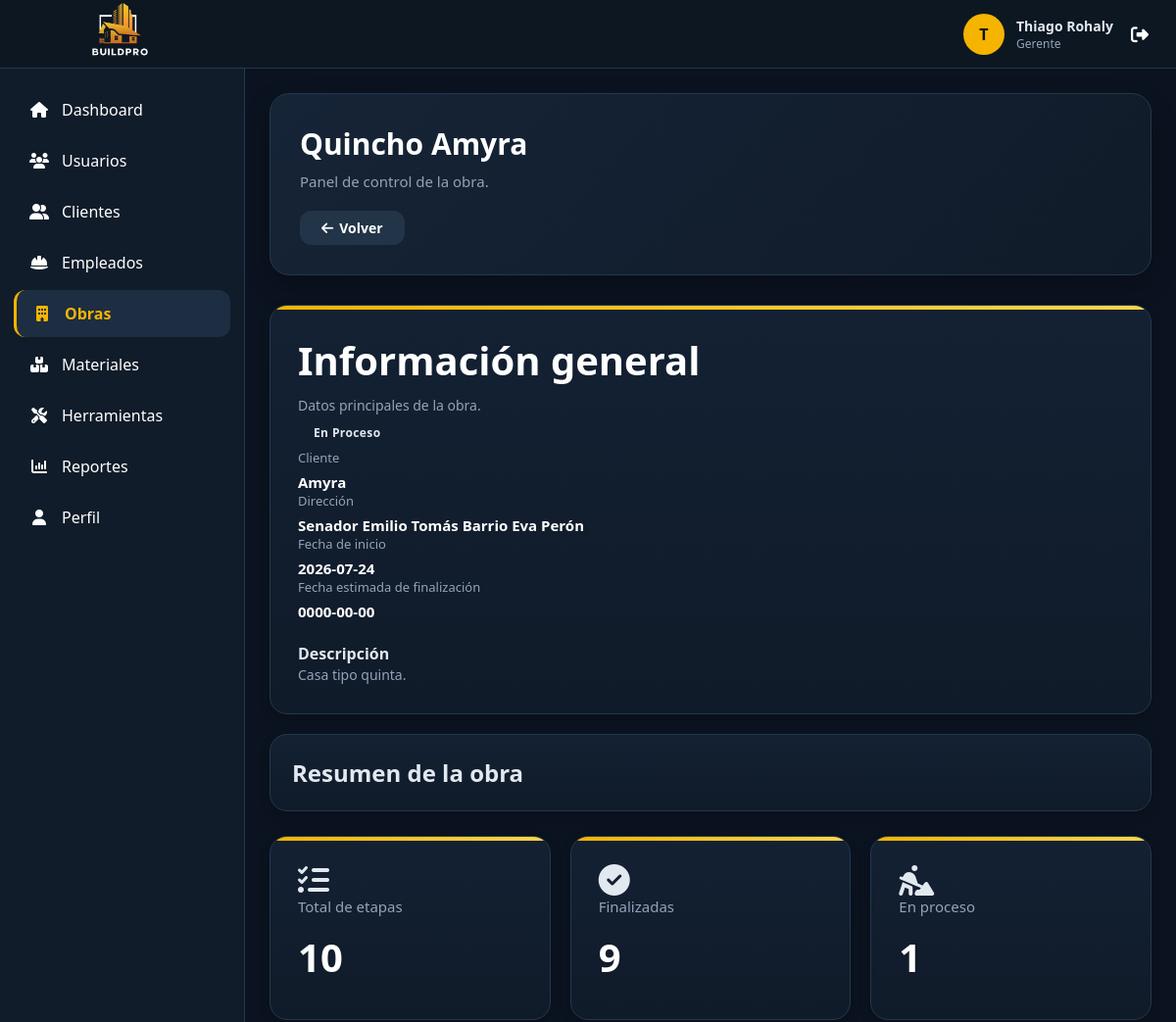
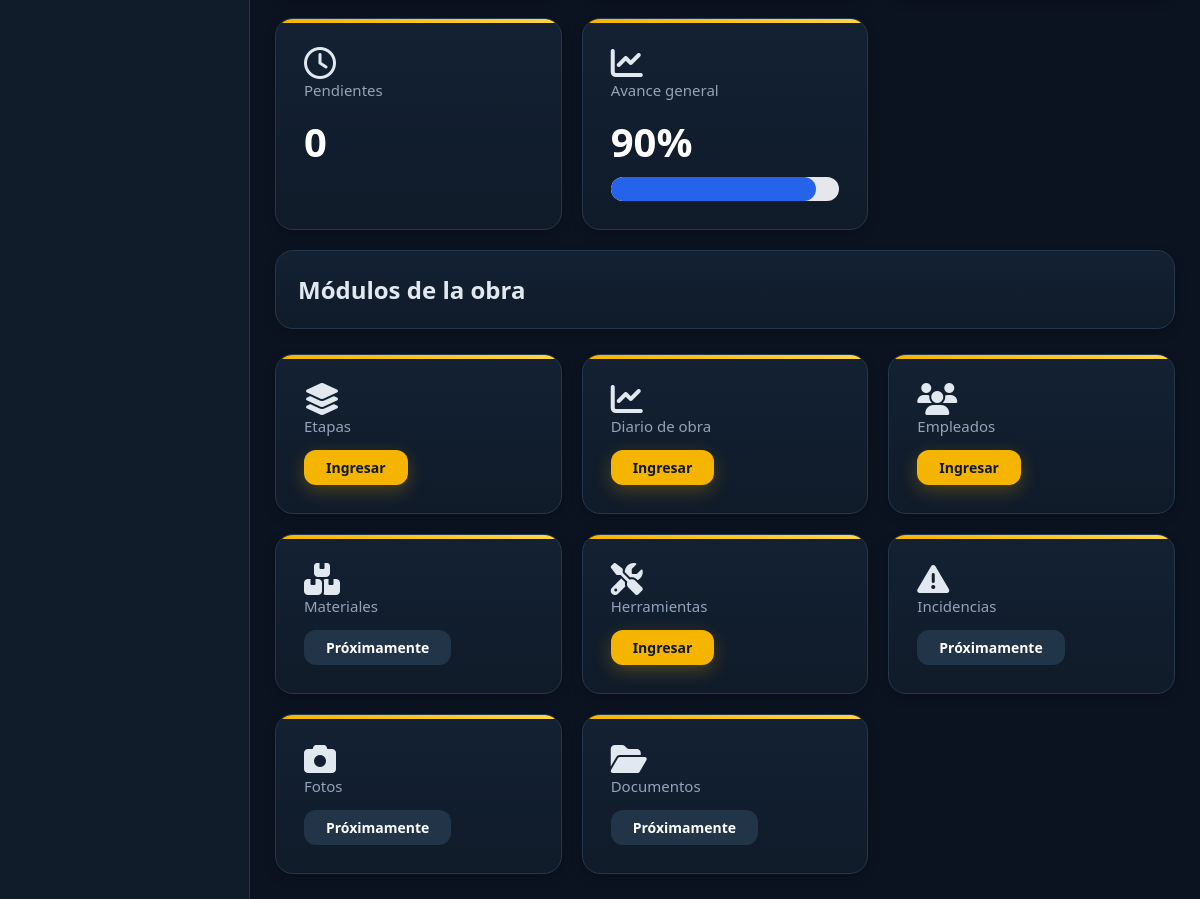
Page /vistas/obras/ver.php?id=9 (signed in) on the committed database (2 pictures, top to bottom).
### tables this page shows
CREATE TABLE `obra` (
  `id_obra` int(11) NOT NULL,
  `id_usuario` int(11) NOT NULL,
  `nombre_obra` varchar(150) NOT NULL,
  `direccion` varchar(255) NOT NULL,
  `descripcion` text DEFAULT NULL,
  `fecha_inicio` date DEFAULT NULL,
  `fecha_fin` date DEFAULT NULL,
  `estado` enum('Planificacion','En Proceso','Finalizada','Cancelada','Suspendida') DEFAULT 'Planificacion',
  `activo` tinyint(1) NOT NULL DEFAULT 1
);

CREATE TABLE `usuario` (
  `id_usuario` int(11) NOT NULL,
  `id_rol` int(11) NOT NULL,
  `nombre` varchar(100) NOT NULL,
  `apellido` varchar(100) NOT NULL,
  `documento` varchar(20) DEFAULT NULL,
  `correo` varchar(150) NOT NULL,
  `contraseña` varchar(255) NOT NULL,
  `telefono` varchar(20) DEFAULT NULL,
  `direccion` varchar(255) DEFAULT NULL,
  `salario` decimal(12,2) DEFAULT NULL,
  `fecha_registro` datetime DEFAULT current_timestamp(),
  `estado` tinyint(1) DEFAULT 1 COMMENT '1=Activo, 0=Inactivo'
);

### modelos/Conexion.php (called while the page is built)
<?php
class Conexion {
    private $host = "localhost";
    private $usuario = "root";
    private $password = "";
    private $baseDatos = "constructora";
    public function conectar(){
        try {
            $conexion = new PDO(
                "mysql:host=".$this->host.";dbname=".$this->baseDatos.";charset=utf8",
                $this->usuario,
                $this->password
            );
            $conexion->setAttribute(
                PDO::ATTR_ERRMODE,
                PDO::ERRMODE_EXCEPTION
            );
            return $conexion;
        } catch(PDOException $e){
            die("Error de conexión: ".$e->getMessage());
        }
    }
}
?>

### modelos/Obra.php (called while the page is built, shortened)
<?php
require_once "Conexion.php";
class Obra
{
    private $conexion;
    public function __construct()
    {
        $db = new Conexion();
        $this->conexion = $db->conectar();
    }
    public function buscarPorId($id)
{
    $sql = "SELECT
                o.*,
                u.nombre AS nombre_cliente,
                u.apellido AS apellido_cliente
            FROM obra o
            INNER JOIN usuario u
                ON o.id_usuario = u.id_usuario
            WHERE o.id_obra = :id";
    $consulta = $this->conexion->prepare($sql);
    $consulta->bindParam(":id", $id, PDO::PARAM_INT);
    $consulta->execute();
    return $consulta->fetch(PDO::FETCH_ASSOC);
}
}

### modelos/Etapa.php (called while the page is built, shortened)
<?php
require_once "Conexion.php";
class Etapa
{
    private $conexion;
    public function __construct()
    {
        $db = new Conexion();
        $this->conexion = $db->conectar();
    }
    public function calcularAvance($id_obra)
    {
        $sql = "SELECT
                COUNT(*) AS total,
                SUM(CASE WHEN estado='Finalizada' THEN 1 ELSE 0 END) AS finalizadas
            FROM etapa_obra
            WHERE id_obra = ?";
        $stmt = $this->conexion->prepare($sql);
        $stmt->execute([$id_obra]);
        $resultado = $stmt->fetch(PDO::FETCH_ASSOC);
        return round(
            ($resultado["finalizadas"] / $resultado["total"]) * 100
        );
    }
    public function obtenerResumen($id_obra)
    {
        $sql = "SELECT
                COUNT(*) AS total,
                SUM(CASE WHEN estado='Finalizada' THEN 1 ELSE 0 END) AS finalizadas,
                SUM(CASE WHEN estado='En Proceso' THEN 1 ELSE 0 END) AS proceso,
                SUM(CASE WHEN estado='Pendiente' THEN 1 ELSE 0 END) AS pendientes
            FROM etapa_obra
            WHERE id_obra=?";
        $stmt = $this->conexion->prepare($sql);
        $stmt->execute([$id_obra]);
        $datos = $stmt->fetch(PDO::FETCH_ASSOC);
        return [
            "total" => (int)$datos["total"],
            "finalizadas" => (int)$datos["finalizadas"],
            "proceso" => (int)$datos["proceso"],
            "pendientes" => (int)$datos["pendientes"]
        ];
    }
}

### vistas/obras/ver.php (the view, shortened to what this page needs)
<?php
require_once "../../modelos/Obra.php";
require_once "../../modelos/Etapa.php";
$obra = new Obra();
$id = $_GET["id"] ?? 0;
$detalle = $obra->buscarPorId($id);
$etapa = new Etapa();
$avance = $etapa->calcularAvance($id);
$resumen = $etapa->obtenerResumen($id);
require_once "../../layouts/header.php";
require_once "../../layouts/sidebar.php";
?>
<main class="content">
    <div class="page-header">
        <div>
            <h1 class="page-title">
                <?= htmlspecialchars($detalle["nombre_obra"]) ?>
            </h1>
            <p class="page-subtitle">
                Panel de control de la obra.
            </p>
        </div>
        <a href="index.php" class="btn btn-secondary">
            <i class="fa-solid fa-arrow-left"></i>
            Volver
        </a>
    </div>
    <div class="card" style="margin-bottom: 20px;">
        <div class="card-header">
            <div>
                <h2>
                    Información general
                </h2>
                <p>
                    Datos principales de la obra.
                </p>
            </div>
            <span class="badge">
                <?= htmlspecialchars($detalle["estado"]) ?>
            </span>
        </div>
        <div class="info-grid">
            <div class="info-item">
                <span>
                    Cliente
                </span>
                <strong>
                    <?= htmlspecialchars($detalle["nombre_cliente"]) ?>
                </strong>
            </div>
            <div class="info-item">
                <span>
                    Dirección
                </span>
                <strong>
                    <?= htmlspecialchars($detalle["direccion"]) ?>
                </strong>
            </div>
            <div class="info-item">
                <span>
                    Fecha de inicio
                </span>
                <strong>
                    <?= htmlspecialchars($detalle["fecha_inicio"]) ?>
                </strong>
            </div>
            <div class="info-item">
                <span>
                    Fecha estimada de finalización
                </span>
                <strong>
                    <?= htmlspecialchars($detalle["fecha_fin"]) ?>
                </strong>
            </div>
        </div>
        <br>
        <strong>
            Descripción
        </strong>
        <p>
            <?= nl2br(htmlspecialchars($detalle["descripcion"])) ?>
        </p>
    </div>
    <div class="toolbar">
        <h2>
            Resumen de la obra
        </h2>
    </div>
    <div class="cards-grid">
        <div class="card">
            <i class="fa-solid fa-list-check fa-2x"></i>
            <h3>
                Total de etapas
            </h3>
            <h2>
                <?= $resumen["total"] ?>
            </h2>
        </div>
        <div class="card">
            <i class="fa-solid fa-circle-check fa-2x"></i>
            <h3>
                Finalizadas
            </h3>
            <h2>
                <?= $resumen["finalizadas"] ?>
            </h2>
        </div>
        <div class="card">
            <i class="fa-solid fa-person-digging fa-2x"></i>
            <h3>
                En proceso
            </h3>
            <h2>
                <?= $resumen["proceso"] ?>
            </h2>
        </div>
        <div class="card">
            <i class="fa-regular fa-clock fa-2x"></i>
            <h3>
                Pendientes
            </h3>
            <h2>
                <?= $resumen["pendientes"] ?>
            </h2>
        </div>
        <div class="card">
            <i class="fa-solid fa-chart-line fa-2x"></i>
            <h3>
                Avance general
            </h3>
            <h2>
                <?= $avance ?>%
            </h2>
            <div class="progress">
                <div
                    class="progress-bar"
                    style="width: <?= $avance ?>%;">
                </div>
            </div>
        </div>
    </div>
    <div class="toolbar" style="margin-top: 20px;">
        <h2>
            Módulos de la obra
        </h2>
    </div>
    <div class="cards-grid">
        <div class="card">
            <i class="fa-solid fa-layer-group fa-2x"></i>
            <h3>
                Etapas
            </h3>
            <a
                href="etapas/index.php?id_obra=<?= $detalle["id_obra"] ?>"
                class="btn btn-primary">
                Ingresar
            </a>
        </div>
        <div class="card">
            <i class="fa-solid fa-chart-line fa-2x"></i>
            <h3>
                Diario de obra
            </h3>
            <a
                href="../../controladores/AvanceController.php?accion=listar&id_obra=<?= $detalle["id_obra"] ?>"
                class="btn btn-primary">
                Ingresar
            </a>
        </div>
        <div class="card">
            <i class="fa-solid fa-users fa-2x"></i>
            <h3>
                Empleados
            </h3>
            <a
                href="../../controladores/EmpleadoObraController.php?accion=listar&id_obra=<?= $detalle["id_obra"] ?>"
                class="btn btn-primary">
                Ingresar
            </a>
        </div>
        <div class="card">
            <i class="fa-solid fa-boxes-stacked fa-2x"></i>
            <h3>
                Materiales
            </h3>
            <a
                href="#"
                class="btn btn-secondary">
                Próximamente
            </a>
        </div>
        <div class="card">
            <i class="fa-solid fa-screwdriver-wrench fa-2x"></i>
            <h3>
                Herramientas
            </h3>
<a
href="herramientas/index.php?id_obra=<?= $detalle["id_obra"] ?>"
class="btn btn-primary">
Ingresar
</a>
        </div>
        <div class="card">
            <i class="fa-solid fa-triangle-exclamation fa-2x"></i>
            <h3>
                Incidencias
            </h3>
            <a
                href="#"
                class="btn btn-secondary">
                Próximamente
            </a>
        </div>
        <div class="card">
            <i class="fa-solid fa-camera fa-2x"></i>
            <h3>
                Fotos
            </h3>
            <a
                href="#"
                class="btn btn-secondary">
                Próximamente
            </a>
        </div>
        <div class="card">
            <i class="fa-solid fa-folder-open fa-2x"></i>
            <h3>
                Documentos
            </h3>
            <a
                href="#"
                class="btn btn-secondary">
                Próximamente
            </a>
        </div>
    </div>
</main>
<?php require_once "../../layouts/footer.php"; ?>

### assets/css/layout.css (style rules this page uses)
:root { --bg:#070d14; --surface:#111e2b; --surface-light:#182838; --surface-hover:#223448; --primary:#ffb703; --primary-hover:#fb8500; --text:#ffffff; --text-secondary:#94a3b8; --border:rgba(255,255,255,.08); --sidebar-width:250px; --navbar-height:70px; --radius:14px; --shadow: 0 8px 30px rgba(0,0,0,.25); }
* { margin:0; padding:0; box-sizing:border-box; font-family:"Segoe UI",sans-serif; }
html, body { width:100%; min-height:100%; overflow-x:hidden; }
body { background:var(--bg); color:var(--text); }
.content { margin-left:var(--sidebar-width); margin-top:var(--navbar-height); min-height:calc(100vh - var(--navbar-height)); padding:30px; background:var(--bg); }
.page-title { margin-bottom:25px; }
@media (max-width:1200px) { .content { padding:25px; } }
.content { transition: margin-left .30s ease, width .30s ease, padding .30s ease; }
a { color:inherit; }

### rows in the picture
obra: nombre_obra "Quincho Amyra", estado "En Proceso", id_usuario.nombre "Amyra", direccion "Senador Emilio Tomás Barrio Eva Perón", fecha_inicio "2026-07-24", fecha_fin "0000-00-00", descripcion "Casa tipo quinta."

### other values in the picture
substr($_SESSION['usuario']['nombre'],0,1) "T"
$_SESSION['usuario']['nombre'] "Thiago"
$_SESSION['usuario']['apellido'] "Rohaly"
$_SESSION['usuario']['rol'] "Gerente"
$item[1] "Dashboard"
$item[1] "Usuarios"
$item[1] "Clientes"
$item[1] "Empleados"
$item[1] "Obras"
$item[1] "Materiales"
$item[1] "Herramientas"
$item[1] "Reportes"
$item[1] "Perfil"
$resumen["total"] "10"
$resumen["finalizadas"] "9"
